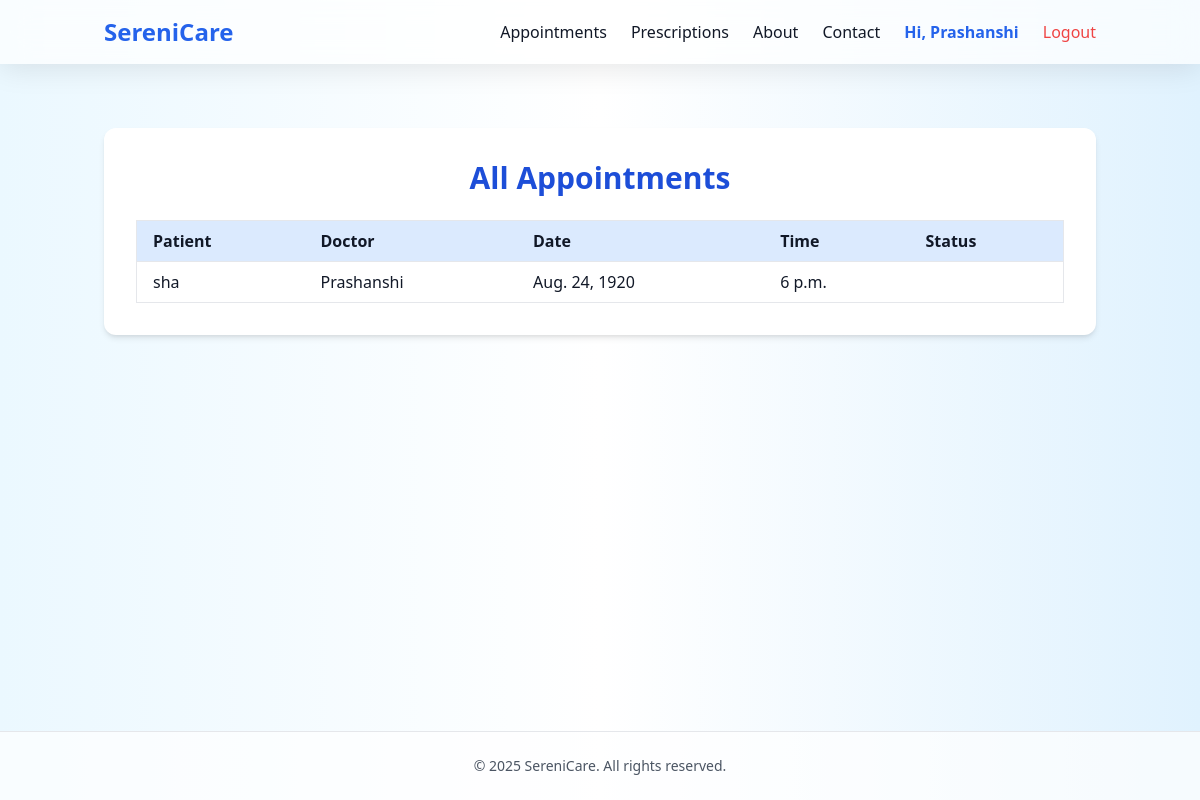
The app's page /appointments/list/ (signed in) with its own data.
### accounts/models.py (models this page shows, shortened)
class CustomUser(AbstractUser):
    ROLE_CHOICES = (
        ('doctor', 'Doctor'),
        ('patient', 'Patient'),
    )
    role = models.CharField(max_length=10, choices=ROLE_CHOICES, default='patient')
    bio = models.TextField(blank=True)
    profile_pic = models.ImageField(upload_to='profile_pics/', blank=True)
    is_doctor = models.BooleanField(default=False)

### appointments/models.py (models this page shows, shortened)
class Appointment(models.Model):
    patient = models.ForeignKey(settings.AUTH_USER_MODEL, on_delete=models.CASCADE, related_name='appointments')
    doctor = models.CharField(max_length=100)
    date = models.DateField()
    time = models.TimeField()
    reason = models.TextField(blank=True)
    created_at = models.DateTimeField(auto_now_add=True)

### appointments/views.py (the view)
# urls.py: path('list/', list_appointments, name='appointment_list'),
@login_required
def appointment_list(request):
    if request.user.is_doctor:
        appointments = Appointment.objects.filter(doctor=request.user)
    else:
        appointments = Appointment.objects.filter(patient=request.user)
    return render(request, 'appointments/appointment_list.html', {'appointments': appointments})

### Django/SereniCare/templates/appointments/appointment_list.html (shortened to what this page needs)
{% extends 'base.html' %}
{% block content %}
<div class="max-w-5xl mx-auto p-8 bg-white rounded-xl shadow-md animate-fade-in">
    <h2 class="text-3xl font-bold text-center text-blue-700 mb-6">All Appointments</h2>
    {% if appointments %}
        <table class="min-w-full border">
            <thead class="bg-blue-100">
                <tr>
                    <th class="px-4 py-2 text-left">Patient</th>
                    <th class="px-4 py-2 text-left">Doctor</th>
                    <th class="px-4 py-2 text-left">Date</th>
                    <th class="px-4 py-2 text-left">Time</th>
                    <th class="px-4 py-2 text-left">Status</th>
                </tr>
            </thead>
            <tbody>
                {% for appointment in appointments %}
                    <tr class="border-t hover:bg-gray-100 transition">
                        <td class="px-4 py-2">{{ appointment.doctor }}</td>
                        <td class="px-4 py-2">{{ appointment.patient.username }}</td>
                        <td class="px-4 py-2">{{ appointment.date }}</td>
                        <td class="px-4 py-2">{{ appointment.time }}</td>
                        <td class="px-4 py-2">{{ appointment.status }}</td>
                    </tr>
                {% endfor %}
            </tbody>
        </table>
    {% else %}
        <p class="text-center text-gray-600">No appointments found.</p>
    {% endif %}
</div>
{% endblock %}

### templates/base.html (shortened to what this page needs)
<!DOCTYPE html>
<html lang="en">
<head>
  <link href="https://cdn.jsdelivr.net/npm/tailwindcss@2.2.19/dist/tailwind.min.css" rel="stylesheet">
</head>
<body class="text-gray-900 font-sans min-h-screen flex flex-col">
  <header x-data="{ open: false }" class="glass fixed w-full top-0 z-50 shadow-md">
    <div class="container mx-auto px-4 py-4 flex justify-between items-center">
      <a href="{% url 'home' %}" class="text-2xl font-bold text-blue-600 hover:text-blue-800 transition duration-300">
        SereniCare
      </a>
      <nav class="hidden md:flex space-x-6 items-center">
        <a href="{% url 'appointment_list' %}" class="hover:text-blue-600 transition">Appointments</a>
        <a href="{% url 'prescriptions:view_prescriptions' %}" class="hover:text-blue-600 transition">Prescriptions</a>
        <a href="{% url 'about' %}" class="hover:text-blue-600 transition">About</a>
        <a href="{% url 'contact' %}" class="hover:text-blue-600 transition">Contact</a>
        {% if user.is_authenticated %}
          <a href="{% url 'profile' %}" class="text-blue-600 font-semibold">Hi, {{ user.username }}</a>
          <a href="{% url 'logout' %}" class="text-red-500 hover:text-red-700 transition">Logout</a>
        {% else %}
          <a href="{% url 'login' %}" class="text-blue-500 hover:underline">Login</a>
          <a href="{% url 'register' %}" class="text-green-600 hover:underline">Register</a>
        {% endif %}
      </nav>
    </div>
  </header>
  <main class="flex-grow pt-32 fade-slide-in container mx-auto px-4">
    {% block content %}{% endblock %}
  </main>
  <footer class="text-center py-6 text-sm text-gray-600 bg-white bg-opacity-70 backdrop-blur-md border-t">
    &copy; 2025 SereniCare. All rights reserved.
  </footer>
</body>
</html>

### templates/base.html (style rules this page uses)
body { background: linear-gradient(to right, #ebf8ff, #ffffff, #e0f2fe); transition: background 0.4s ease-in-out; }
.glass { background: rgba(255, 255, 255, 0.7); backdrop-filter: blur(14px); -webkit-backdrop-filter: blur(14px); box-shadow: 0 4px 30px rgba(0, 0, 0, 0.1); }
.fade-slide-in { animation: fadeSlideIn 0.6s ease-out both; }

### records on screen
CustomUser: username "Prashanshi"
Appointment: doctor "sha", patient.username "Prashanshi", date "Aug. 24, 1920", time "6 p.m."
